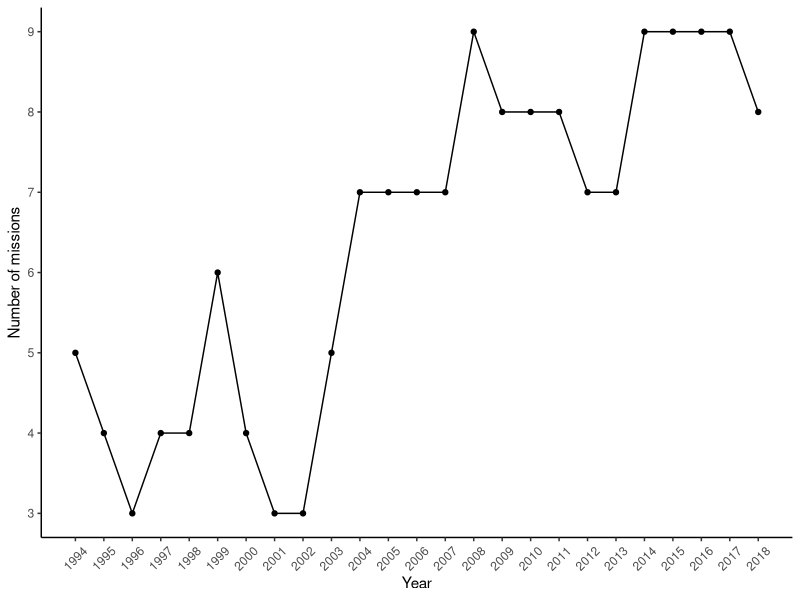
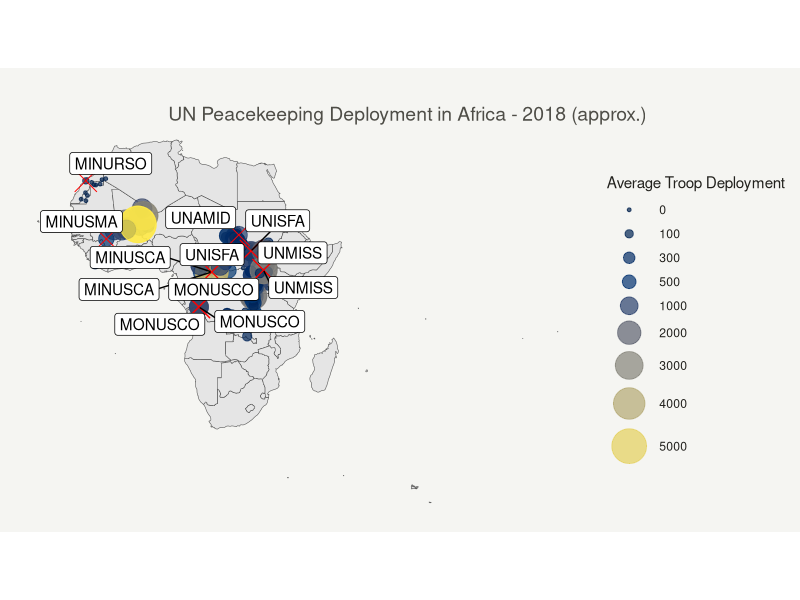
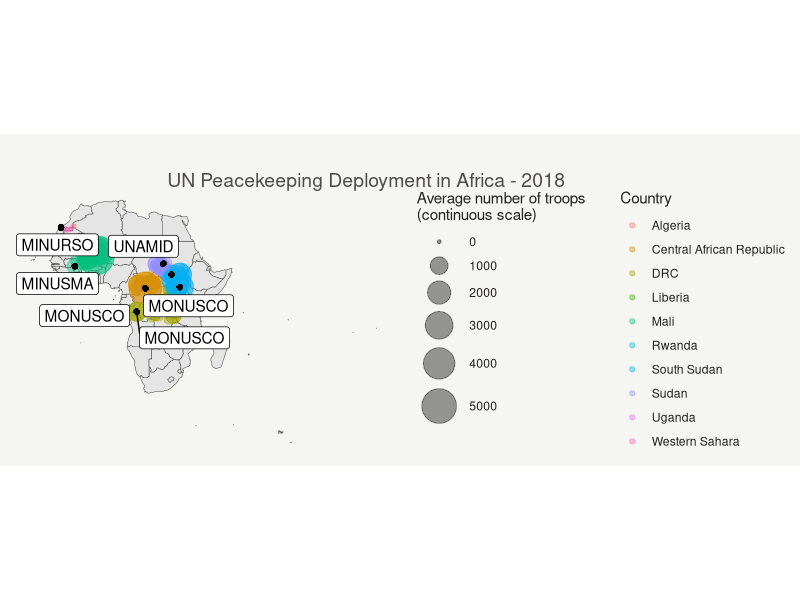

Generate these figures, in order, with R:
## ---- chunk 1
library(tidyverse)
library(readr)
library(ggthemes)
library(knitr)
library(kableExtra)
## ---- chunk 2
GeoPKO <- read_csv("data/geopko.csv")
## ---- chunk 3
kable(GeoPKO[1:5,]) %>% kable_styling() %>%
  scroll_box(width = "100%", height = "200px")
## ---- chunk 4
NoMission <- GeoPKO %>% select(year, Mission) %>% distinct(year, Mission) %>% count(year)
Plot1 <- ggplot(NoMission, aes(x=(as.numeric(year)), y=n)) + geom_point() + geom_line(size=0.5) +
  scale_x_continuous("Year", breaks=seq(1994, 2018, 1))+theme_classic()+
  scale_y_continuous("Number of missions", breaks=seq(0,10,1)) +
  theme(panel.grid=element_blank(), 
        axis.text.x=element_text(angle=45, vjust=0.5)) 
Plot1

## ---- chunk 5
GeoPKO$No.troops <- as.numeric(GeoPKO$No.troops)
map2018df <- GeoPKO %>% filter(year==2018) %>% 
  select(Mission, year, location, latitude, longitude, No.troops, HQ, country)
map2018df1 <- map2018df %>% group_by(location, Mission) %>% 
  mutate(ave = mean(No.troops, na.rm=TRUE)) %>% distinct()
kable(map2018df1[90:95,], caption = "A preview of this dataframe") %>% kable_styling()
## ---- chunk 6
library(rnaturalearth)
library(rnaturalearthdata)
library(sf)

world <- ne_countries(scale = "medium", returnclass = "sf")
Africa <- world %>% filter(region_un == "Africa")

## ---- chunk 7
library(ggrepel)
library(viridis)

p2 <-  ggplot(data=Africa) + geom_sf() + 
  geom_point(data = map2018df1, aes(x=longitude, y=latitude, size= ave, color= ave), alpha=.7)+
  scale_size_continuous(name="Average Troop Deployment", range=c(1,12), breaks=c(0, 100, 300, 500, 1000, 2000, 3000, 4000,5000)) +
  scale_color_viridis(option="cividis", breaks=c(0, 100, 300, 500, 1000, 2000, 3000, 4000,5000), name="Average Troop Deployment" ) +
  guides( colour = guide_legend()) +
  geom_point(data = map2018df1 %>% filter(HQ==3), aes (x=longitude, y=latitude), color = "red", shape = 4, size=7)+
  geom_label_repel(data = map2018df1 %>% filter(HQ==3), aes(x=longitude, y=latitude, label=Mission)) +
  labs (title ="UN Peacekeeping Deployment in Africa - 2018 (approx.)", color='Average Troop Deployment') +
  theme(
    text = element_text(color = "#22211d"),
    plot.background = element_rect(fill = "#f5f5f2", color = NA), 
    panel.background = element_rect(fill = "#f5f5f2", color = NA), 
    legend.background = element_rect(fill = "#f5f5f2", color = NA),
    plot.title = element_text(size= 14, hjust=0.01, color = "#4e4d47", margin = margin(b = -0.1, t = 0.8, l = 4, unit = "cm")),
    panel.grid=element_blank(),
    axis.title=element_blank(),
    axis.ticks=element_blank(),
    axis.text=element_blank(),
    legend.key=element_blank()
  )
p2
## ---- chunk 8
p3 <- ggplot(data=Africa) + geom_sf() +
    geom_point(data=map2018df1, 
                aes(x=longitude, y=latitude, size=ave, color=country), alpha=.4)+
    geom_point(data=map2018df1 %>% filter(HQ==3), 
                aes(x=longitude, y=latitude), color="black", shape=16, size=2)+
    geom_label_repel(data=map2018df1 %>% filter(HQ==3), 
                aes(x=longitude, y=latitude, label=Mission))+
    labs(title="UN Peacekeeping Deployment in Africa - 2018")+
    scale_size(range = c(1, 12))+
    labs(size="Average number of troops \n(continuous scale)",col="Country")+
    theme(text = element_text(color = "#22211d"),
    plot.background = element_rect(fill = "#f5f5f2", color = NA), 
    panel.background = element_rect(fill = "#f5f5f2", color = NA), 
    legend.background = element_rect(fill = "#f5f5f2", color = NA),
    plot.title = element_text(size= 14, hjust=0.01, color = "#4e4d47", margin = margin(b = -0.1, t = 0.8, l = 4, unit = "cm")),
    panel.grid=element_blank(),
    axis.title=element_blank(),
    axis.ticks=element_blank(),
    axis.text=element_blank(),
    legend.key=element_blank(),
    legend.position="right",
    legend.box="horizontal"
  )
p3
## ---- chunk 9
gif_df <- GeoPKO %>% select(Mission, year, location, latitude, longitude, No.troops, HQ) %>%
  group_by(Mission, year, location) %>%
  mutate(ave.no.troops = as.integer(mean(No.troops, na.rm=TRUE))) %>% select(-No.troops) %>% distinct() %>% drop_na(ave.no.troops)
## ---- chunk 10
library(gganimate)

# Transforming the "year" variable into a discrete variable.
gif_df$year <- as.factor(gif_df$year)

ggplot(data=Africa) + geom_sf() + 
  geom_point(data = gif_df, aes(x=longitude, y=latitude, size= ave.no.troops, color= ave.no.troops, group=year), alpha=.7)+
  scale_size_continuous(name="Average Troop Deployment", range=c(1,12), breaks=c(0, 100, 300, 500, 1000, 2000, 3000, 4000,5000)) +
  scale_color_viridis(option="cividis", breaks=c(0, 100, 300, 500, 1000, 2000, 3000, 4000,5000), name="Average Troop Deployment" ) +
  guides(colour = guide_legend()) +
  theme(
    text = element_text(color = "#22211d"),
    plot.background = element_rect(fill = "#f5f5f2", color = NA), 
    panel.background = element_rect(fill = "#f5f5f2", color = NA), 
    legend.background = element_rect(fill = "#f5f5f2", color = NA),
    plot.title = element_text(size= 14, hjust=0.01, color = "#4e4d47", margin = margin(b = -0.1, t = 0.8, l = 4, unit = "cm")),
    panel.grid=element_blank(),
    axis.text=element_blank(),
    axis.ticks=element_blank(),
    axis.title=element_blank(),
    legend.key=element_blank())+
  transition_states(states=year, transition_length = 3, state_length=3)+
  labs(title="UN Peacekeeping in Africa: {closest_state}", 
       color="Average Deployment Size")+
  enter_fade()
#run the following command to save the plot
#anim_save("animatedUNPKO.gif", p4)
